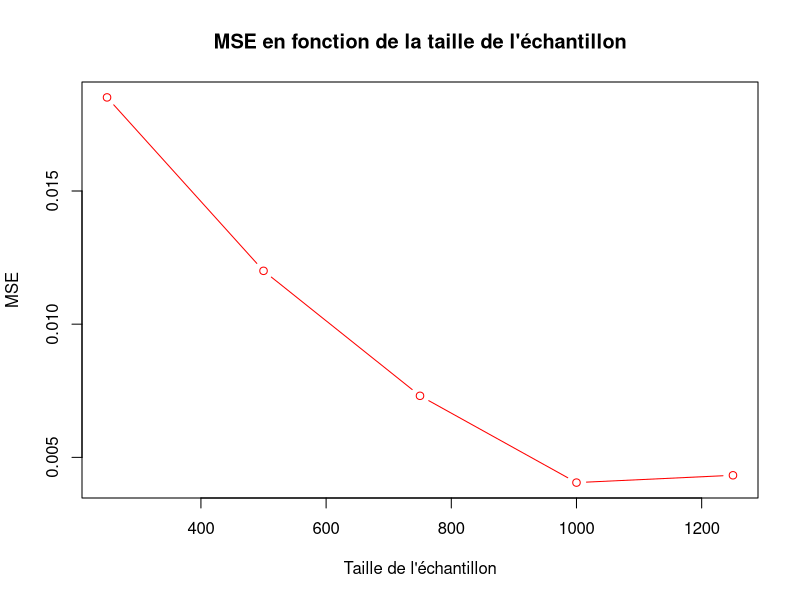
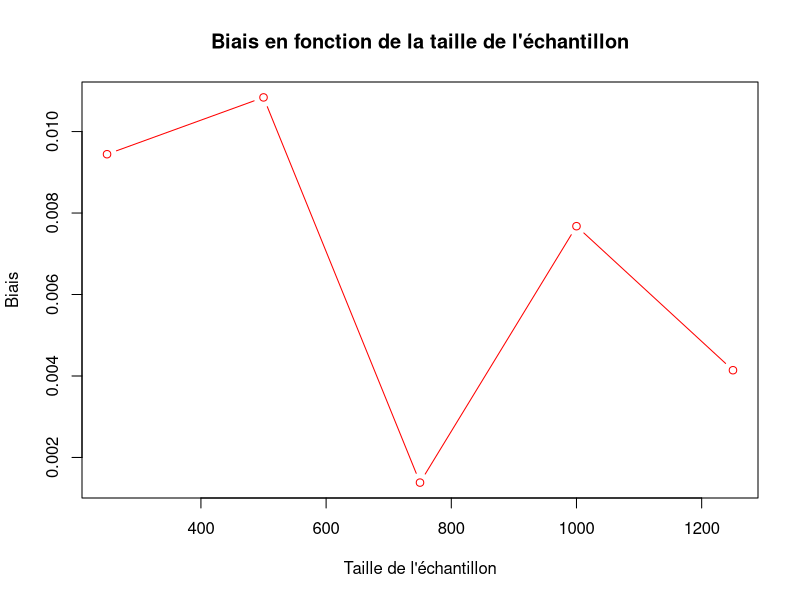
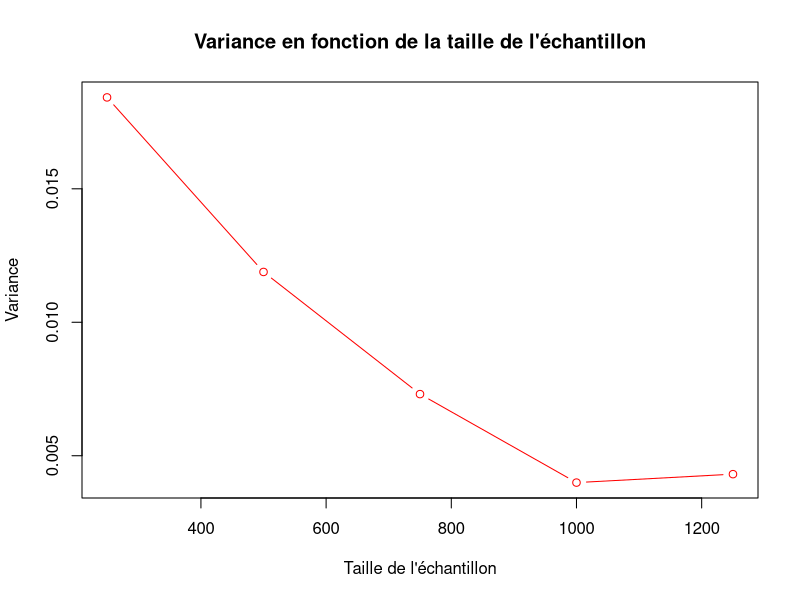

Here is the R script that generated these plots, in order:
library(stats)
library(ggplot2)
library(pracma)

beta.choosen <- 3
mu.choosen <- 2

set.seed("311")

# Fonction pour initialiser les listes avec des valeurs aléatoires de distribution Gumbel
initialisation <- function(n) {
  unif.distrib <- runif(n, min = 0, max = 1)
  gumb.distrib.initial <- vector("numeric", length = n)
  for (i in 1:n){
    gumb.distrib.initial[i] <- -beta.choosen * log(-log(unif.distrib[i])) + mu.choosen
  }
  return(gumb.distrib.initial)
}


# Fonction de - log-vraisemblance
log_vraissemblance <- function(params, L) {
  beta <- params[1]
  mu <- params[2]
  n <- length(L)
  result <- -n*log(beta)
  result <- result + sum((mu - L)/beta - exp((mu - L)/beta))
  return(-result)
}

# Initialisation des listes de différentes tailles
l_250 <- numeric(250)
l_500 <- numeric(500)
l_750 <- numeric(750)
l_1000 <- numeric(1000)
l_1250 <- numeric(1250)

# Nombre de simulations
M <- 100

# Biais pour beta
B_250 <- numeric(M)
B_500 <- numeric(M)
B_750 <- numeric(M)
B_1000 <- numeric(M)
B_1250 <- numeric(M)

#biais de mu
Bmu_250 <- numeric(M)
Bmu_500 <- numeric(M)
Bmu_750 <- numeric(M)
Bmu_1000 <- numeric(M)
Bmu_1250 <- numeric(M)

# Variance de beta
V_250 <- numeric(M)
V_500 <- numeric(M)
V_750 <- numeric(M)
V_1000 <- numeric(M)
V_1250 <- numeric(M)

# Variance de mu
Vmu_250 <- numeric(M)
Vmu_500 <- numeric(M)
Vmu_750 <- numeric(M)
Vmu_1000 <- numeric(M)
Vmu_1250 <- numeric(M)

# MSE pour beta
MSE_250 <- numeric(M)
MSE_500 <- numeric(M)
MSE_750 <- numeric(M)
MSE_1000 <- numeric(M)
MSE_1250 <- numeric(M)

#MSE de mu
MSEmu_250 <- numeric(M)
MSEmu_500 <- numeric(M)
MSEmu_750 <- numeric(M)
MSEmu_1000 <- numeric(M)
MSEmu_1250 <- numeric(M)

#valeur des estimateurs de beta vraissemblance

beta_hat_250<- numeric(M)
beta_hat_500<- numeric(M)
beta_hat_750<- numeric(M)
beta_hat_1000<- numeric(M)
beta_hat_1250<- numeric(M)

#valeur des estimateurs de mu vraiasemblance

mu_hat_250<- numeric(M)
mu_hat_500<- numeric(M)
mu_hat_750<- numeric(M)
mu_hat_1000<- numeric(M)
mu_hat_1250<- numeric(M)


# Boucle de simulations
for (i in 1:M) {
  l_250 <- initialisation(250)
  l_500 <- initialisation(500)
  l_750 <- initialisation(750)
  l_1000 <- initialisation(1000)
  l_1250 <- initialisation(1250)
  
  res_250 <- optim(c(4, 3), log_vraissemblance, L=l_250, method="L-BFGS-B", lower=c(0.01, 0), upper=c(5, 5))
  res_500 <- optim(c(4, 3), log_vraissemblance, L=l_500, method="L-BFGS-B", lower=c(0.01, 0), upper=c(5, 5))
  res_750 <- optim(c(4, 3), log_vraissemblance, L=l_750, method="L-BFGS-B", lower=c(0.01, 0), upper=c(5, 5))
  res_1000 <- optim(c(4, 3), log_vraissemblance, L=l_1000, method="L-BFGS-B", lower=c(0.01, 0), upper=c(5, 5))
  res_1250 <- optim(c(4, 3), log_vraissemblance, L=l_1250, method="L-BFGS-B", lower=c(0.01, 0), upper=c(5, 5))
  
  beta_hat_250[i]<- res_250$par[1]
  beta_hat_500[i]<- res_500$par[1]
  beta_hat_750[i]<- res_750$par[1]
  beta_hat_1000[i]<- res_1000$par[1]
  beta_hat_1250[i]<-res_1250$par[1]
  
  mu_hat_250[i]<- res_250$par[2]
  mu_hat_500[i]<- res_500$par[2]
  mu_hat_750[i]<- res_750$par[2]
  mu_hat_1000[i]<- res_1000$par[2]
  mu_hat_1250[i]<-res_1250$par[2]
}

B_250 <- (abs(mean(beta_hat_250) - beta.choosen))
B_500 <- (abs(mean(beta_hat_500) - beta.choosen))
B_750 <- (abs(mean(beta_hat_750) - beta.choosen))
B_1000 <- (abs(mean(beta_hat_1000) - beta.choosen))
B_1250 <- (abs(mean(beta_hat_1250) - beta.choosen))

Bmu_250 <- (abs(mean(mu_hat_250) - mu.choosen))
Bmu_500 <- (abs(mean(mu_hat_500) - mu.choosen))
Bmu_750 <- (abs(mean(mu_hat_750) - mu.choosen))
Bmu_1000 <- (abs(mean(mu_hat_1000) - mu.choosen))
Bmu_1250 <- (abs(mean(mu_hat_1250) - mu.choosen))

V_250 <- var(beta_hat_250)
V_500 <- var(beta_hat_500)
V_750 <- var(beta_hat_750)
V_1000 <- var(beta_hat_1000)
V_1250 <- var(beta_hat_1250)

Vmu_250 <- var(mu_hat_250)
Vmu_500 <- var(mu_hat_500)
Vmu_750 <- var(mu_hat_750)
Vmu_1000 <- var(mu_hat_1000)
Vmu_1250 <- var(mu_hat_1250)

MSE_250 <- B_250^2 + V_250
MSE_500 <- B_500^2 + V_500
MSE_750 <- B_750^2 + V_750
MSE_1000 <- B_1000^2 + V_1000
MSE_1250 <- B_1250^2 + V_1250

MSEmu_250 <- Bmu_250^2 + Vmu_250
MSEmu_500 <- Bmu_500^2 + Vmu_500
MSEmu_750 <- Bmu_750^2 + Vmu_750
MSEmu_1000 <- Bmu_1000^2 + Vmu_1000
MSEmu_1250 <- Bmu_1250^2 + Vmu_1250

abcis <- c(250, 500, 750, 1000, 1250)
MSE_tot <- c(MSE_250, MSE_500, MSE_750, MSE_1000, MSE_1250)
B_tot <- c(B_250, B_500, B_750, B_1000, B_1250)
V_tot<-c(V_250, V_500, V_750, V_1000, V_1250)

# Tracé des MSE
plot(abcis, MSE_tot, type="b", col="red", xlab="Taille de l'échantillon", ylab="MSE", main="MSE en fonction de la taille de l'échantillon")

# Tracé des biais
plot(abcis, B_tot, type="b", col="red", xlab="Taille de l'échantillon", ylab="Biais", main="Biais en fonction de la taille de l'échantillon")

# Tracé de la variance 
plot(abcis, V_tot, type="b", col="red", xlab="Taille de l'échantillon", ylab="Variance", main="Variance en fonction de la taille de l'échantillon")








